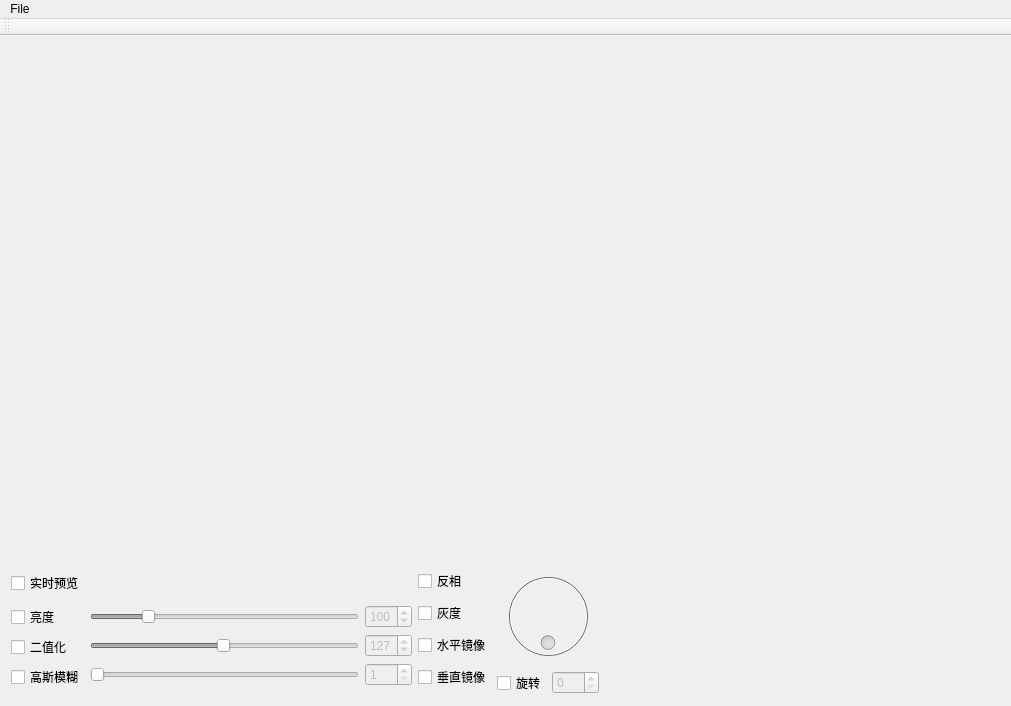
<?xml version="1.0" encoding="UTF-8"?>
<ui version="4.0">
 <class>PictureProcessXClass</class>
 <widget class="QMainWindow" name="PictureProcessXClass">
  <property name="geometry">
   <rect>
    <x>0</x>
    <y>0</y>
    <width>1011</width>
    <height>706</height>
   </rect>
  </property>
  <property name="windowTitle">
   <string>PictureProcessX</string>
  </property>
  <widget class="QWidget" name="centralWidget">
   <layout class="QGridLayout" name="gridLayout">
    <property name="leftMargin">
     <number>0</number>
    </property>
    <property name="topMargin">
     <number>0</number>
    </property>
    <property name="rightMargin">
     <number>0</number>
    </property>
    <property name="bottomMargin">
     <number>0</number>
    </property>
    <property name="spacing">
     <number>0</number>
    </property>
    <item row="0" column="0">
     <widget class="QWidget" name="widget" native="true">
      <layout class="QVBoxLayout" name="verticalLayout">
       <property name="spacing">
        <number>0</number>
       </property>
       <property name="leftMargin">
        <number>0</number>
       </property>
       <property name="topMargin">
        <number>0</number>
       </property>
       <property name="rightMargin">
        <number>0</number>
       </property>
       <property name="bottomMargin">
        <number>0</number>
       </property>
       <item>
        <widget class="ImageView" name="imageView" native="true"/>
       </item>
       <item>
        <widget class="QWidget" name="widgetToolBox" native="true">
         <property name="maximumSize">
          <size>
           <width>16777215</width>
           <height>150</height>
          </size>
         </property>
         <layout class="QHBoxLayout" name="horizontalLayout_7">
          <item>
           <layout class="QHBoxLayout" name="horizontalLayout_6">
            <item>
             <layout class="QVBoxLayout" name="verticalLayout_4">
              <item>
               <widget class="QCheckBox" name="checkLivePreview">
                <property name="text">
                 <string>实时预览</string>
                </property>
               </widget>
              </item>
              <item>
               <layout class="QHBoxLayout" name="horizontalLayout_4">
                <item>
                 <layout class="QVBoxLayout" name="verticalLayout_2">
                  <item>
                   <widget class="QCheckBox" name="checkLight">
                    <property name="text">
                     <string>亮度</string>
                    </property>
                   </widget>
                  </item>
                  <item>
                   <widget class="QCheckBox" name="checkBinarize">
                    <property name="text">
                     <string>二值化</string>
                    </property>
                   </widget>
                  </item>
                  <item>
                   <widget class="QCheckBox" name="checkGauss">
                    <property name="text">
                     <string>高斯模糊</string>
                    </property>
                   </widget>
                  </item>
                 </layout>
                </item>
                <item>
                 <layout class="QVBoxLayout" name="verticalLayout_3">
                  <item>
                   <layout class="QHBoxLayout" name="horizontalLayout">
                    <item>
                     <widget class="QSlider" name="sliderLight">
                      <property name="enabled">
                       <bool>false</bool>
                      </property>
                      <property name="maximum">
                       <number>500</number>
                      </property>
                      <property name="value">
                       <number>100</number>
                      </property>
                      <property name="orientation">
                       <enum>Qt::Horizontal</enum>
                      </property>
                     </widget>
                    </item>
                    <item>
                     <widget class="QSpinBox" name="spinLight">
                      <property name="enabled">
                       <bool>false</bool>
                      </property>
                      <property name="maximum">
                       <number>500</number>
                      </property>
                      <property name="value">
                       <number>100</number>
                      </property>
                     </widget>
                    </item>
                   </layout>
                  </item>
                  <item>
                   <layout class="QHBoxLayout" name="horizontalLayout_2">
                    <item>
                     <widget class="QSlider" name="sliderBinarize">
                      <property name="enabled">
                       <bool>false</bool>
                      </property>
                      <property name="minimum">
                       <number>0</number>
                      </property>
                      <property name="maximum">
                       <number>256</number>
                      </property>
                      <property name="value">
                       <number>127</number>
                      </property>
                      <property name="orientation">
                       <enum>Qt::Horizontal</enum>
                      </property>
                     </widget>
                    </item>
                    <item>
                     <widget class="QSpinBox" name="spinBinarize">
                      <property name="enabled">
                       <bool>false</bool>
                      </property>
                      <property name="minimum">
                       <number>0</number>
                      </property>
                      <property name="maximum">
                       <number>256</number>
                      </property>
                      <property name="value">
                       <number>127</number>
                      </property>
                     </widget>
                    </item>
                   </layout>
                  </item>
                  <item>
                   <layout class="QHBoxLayout" name="horizontalLayout_3">
                    <item>
                     <widget class="QSlider" name="sliderGauss">
                      <property name="enabled">
                       <bool>false</bool>
                      </property>
                      <property name="minimum">
                       <number>1</number>
                      </property>
                      <property name="maximum">
                       <number>255</number>
                      </property>
                      <property name="orientation">
                       <enum>Qt::Horizontal</enum>
                      </property>
                     </widget>
                    </item>
                    <item>
                     <widget class="QSpinBox" name="spinGauss">
                      <property name="enabled">
                       <bool>false</bool>
                      </property>
                      <property name="minimum">
                       <number>1</number>
                      </property>
                      <property name="maximum">
                       <number>255</number>
                      </property>
                     </widget>
                    </item>
                   </layout>
                  </item>
                 </layout>
                </item>
               </layout>
              </item>
             </layout>
            </item>
            <item>
             <layout class="QVBoxLayout" name="verticalLayout_5">
              <item>
               <widget class="QCheckBox" name="checkReverseColor">
                <property name="text">
                 <string>反相</string>
                </property>
               </widget>
              </item>
              <item>
               <widget class="QCheckBox" name="checkGray">
                <property name="text">
                 <string>灰度</string>
                </property>
               </widget>
              </item>
              <item>
               <widget class="QCheckBox" name="checkMirrorHorizontally">
                <property name="text">
                 <string>水平镜像</string>
                </property>
               </widget>
              </item>
              <item>
               <widget class="QCheckBox" name="checkMirrorVertically">
                <property name="text">
                 <string>垂直镜像</string>
                </property>
               </widget>
              </item>
             </layout>
            </item>
            <item>
             <layout class="QVBoxLayout" name="verticalLayout_6">
              <item>
               <widget class="QDial" name="dialRotate">
                <property name="enabled">
                 <bool>false</bool>
                </property>
                <property name="maximum">
                 <number>359</number>
                </property>
                <property name="wrapping">
                 <bool>true</bool>
                </property>
               </widget>
              </item>
              <item>
               <layout class="QHBoxLayout" name="horizontalLayout_5">
                <item>
                 <widget class="QCheckBox" name="checkRotate">
                  <property name="text">
                   <string>旋转</string>
                  </property>
                 </widget>
                </item>
                <item>
                 <widget class="QSpinBox" name="spinRotate">
                  <property name="enabled">
                   <bool>false</bool>
                  </property>
                  <property name="maximum">
                   <number>359</number>
                  </property>
                 </widget>
                </item>
               </layout>
              </item>
             </layout>
            </item>
            <item>
             <spacer name="horizontalSpacer">
              <property name="orientation">
               <enum>Qt::Horizontal</enum>
              </property>
              <property name="sizeHint" stdset="0">
               <size>
                <width>40</width>
                <height>20</height>
               </size>
              </property>
             </spacer>
            </item>
           </layout>
          </item>
         </layout>
        </widget>
       </item>
      </layout>
     </widget>
    </item>
   </layout>
  </widget>
  <widget class="QMenuBar" name="menuBar">
   <property name="geometry">
    <rect>
     <x>0</x>
     <y>0</y>
     <width>1011</width>
     <height>26</height>
    </rect>
   </property>
   <widget class="QMenu" name="menuFile">
    <property name="title">
     <string>File</string>
    </property>
    <addaction name="actionOpen"/>
   </widget>
   <addaction name="menuFile"/>
  </widget>
  <widget class="QToolBar" name="mainToolBar">
   <attribute name="toolBarArea">
    <enum>TopToolBarArea</enum>
   </attribute>
   <attribute name="toolBarBreak">
    <bool>false</bool>
   </attribute>
  </widget>
  <action name="actionOpen">
   <property name="text">
    <string>Open</string>
   </property>
  </action>
 </widget>
 <layoutdefault spacing="6" margin="11"/>
 <customwidgets>
  <customwidget>
   <class>ImageView</class>
   <extends>QWidget</extends>
   <header>ImageView.h</header>
   <container>1</container>
  </customwidget>
 </customwidgets>
 <resources>
  <include location="PictureProcessX.qrc"/>
 </resources>
 <connections/>
</ui>
